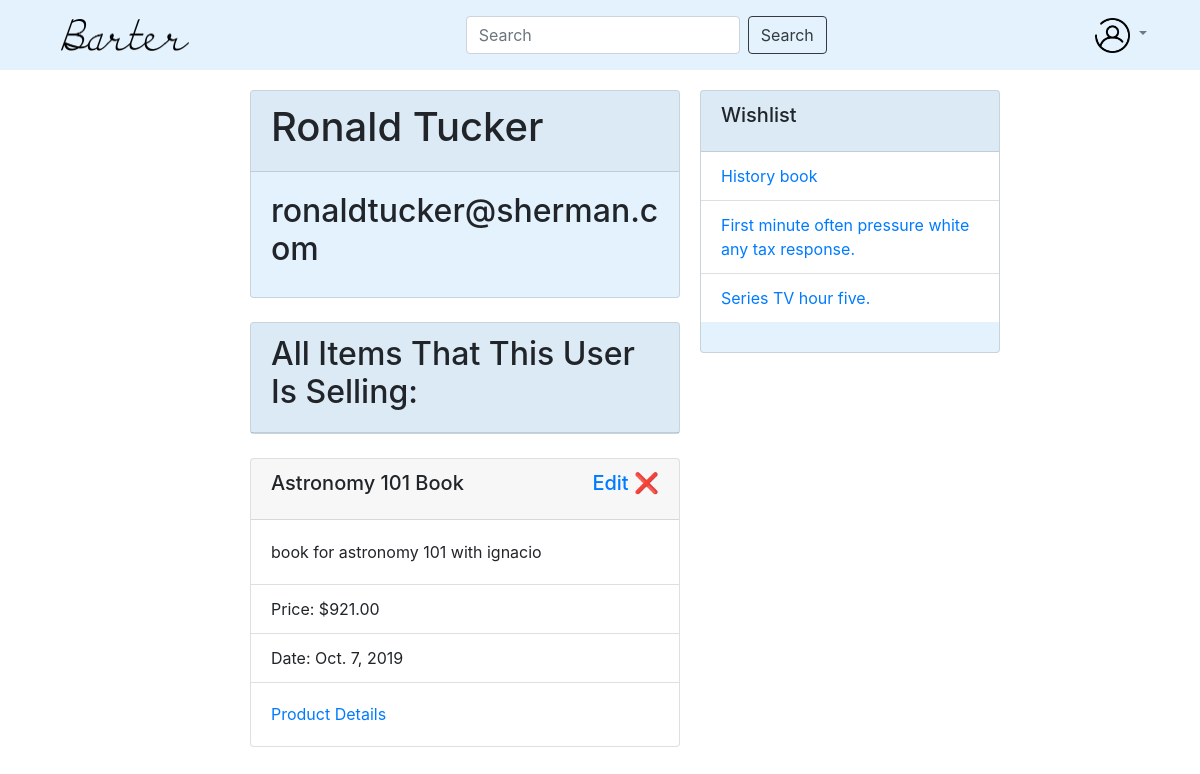
Screenshot of /user/4 (signed in) with the database file from the repository.
### main_app/models.py (models this page shows, shortened)
class Wishlist(models.Model):
	user = models.ForeignKey(User, on_delete=models.CASCADE)
	item = models.ForeignKey(Item, on_delete=models.CASCADE)

class Item(models.Model):
	FN = 'FN'
	BK = 'BK'
	ED = 'ED'
	DG = 'DG'
	AP = 'AP'
	AC = 'AC'
	SH = 'SH'
	ST = 'ST'
	categories = [
		(FN, 'Furniture'),
		(BK, 'Book'),
		(ED, 'Electronic Device'),
		(DG, 'Digital Good'),
		(AP, 'Apparel'),
		(SH, 'Shoes'),
		(AC, 'Accessories'),
		(ST, 'College Supply')
	]
	pid = models.UUIDField(default=uuid.uuid4, editable=False, unique=True)
	category = models.CharField(max_length=2, choices=categories, default=BK)
	title = models.CharField(max_length=128)
	price = models.DecimalField(max_digits=8, decimal_places=2)
	description = models.TextField()
	date_posted = models.DateField()
	user = models.ForeignKey(User, on_delete=models.CASCADE)

### main_app/views.py (the view)
# urls.py: path('user/<id>', views.user_page, name='user_page')
def user_page(request, id):
	check_for_wishlist_update(request)
	context = {}
	check_login(request, context)
	user = User.objects.filter(id=id)
	if user:
		context['specified_user'] = user[0]
		context['specified_user_items'] = Item.objects.filter(user=user[0])
	return render(request, "user_page.html", context)

### main_app/views.py (called while the page is built)
def check_login(request, context):
	if not request.user.is_anonymous:
			context['logged_in'] = True
			context['user'] = request.user
			user = User.objects.filter(username=request.user)[0]
			wishlist = Wishlist.objects.filter(user=user)
			context['wishlist'] = wishlist
			context['wishlist_pids'] = list(map(lambda x : x.item.pid, wishlist))
			context['user_items'] = Item.objects.filter(user=request.user)

def check_for_wishlist_update(request):
	if request.method == "POST":
		if "add_to_wishlist" in request.POST and "pid" in request.POST:
			add_to_wishlist(request.POST["pid"], User.objects.filter(username=request.user)[0])
		elif "remove_from_wishlist" in request.POST and "pid" in request.POST:
			remove_from_wishlist(request.POST["pid"], User.objects.filter(username=request.user)[0])

### templates/user_page.html (shortened to what this page needs)
{% extends "base.html" %}
{% block content %}
    {% if specified_user %}
        <div class="card mt-4" style="width: 100%; background-color:#e3f2fd;">
            <div class="card-header">
                <h1>{{ specified_user.first_name }} {{ specified_user.last_name }}</h1>
            </div>
            <div class="card-body">
                <h2>{{ specified_user.email }}</h2>
            </div>
        </div>
        <div class="card mt-4" style="width: 100%; background-color:#e3f2fd;">
            <div class="card-header">
                <h2>All Items That This User Is Selling:</h2>
            </div>
        </div>
        {% for p in specified_user_items %}
			<div class="card mt-4" style="width: 100%;">
				<div class="card-header">
					<h5 class="card-title">{{ p.title }}
						{% if p in user_items %}
						<div id="edit-buttons">
							<a href="{% url 'update_listing' pid=p.pid %}">Edit</a>
							<a href="{% url 'delete_listing' pid=p.pid %}"
							onclick="return confirm('Are you sure you want to delete this listing? This cannot be undone.')">&#x274C</a>
						</div>
						{% endif %}
					</h5>
				</div>
				<div class="card-body">
					<p class="card-text">{{ p.description }}</p>
				</div>
				<ul class="list-group list-group-flush">
					<li class="list-group-item">Price: ${{ p.price }}</li>
					<li class="list-group-item">Date: {{ p.date_posted }}</li>
				</ul>
				<div class="card-body">
					<a href="{% url 'productpage' pid=p.pid %}"+p.pid class="card-link">Product Details</a>
				</div>
			</div>
		{% endfor %}
    {% else %}
        <h1>User not found</h1>
    {% endif %}
{% endblock %}

### templates/base.html (shortened to what this page needs)
<!DOCTYPE html>
{% load static %}
<html lang="en">
  <head>
    <link rel="stylesheet" href="https://stackpath.bootstrapcdn.com/bootstrap/4.3.1/css/bootstrap.min.css">
    <link rel="stylesheet" href="{% static "main_app/style.css" %}">
  </head>
  <body>
      <nav class="navbar navbar-expand-lg navbar-light fixed-top" style="background-color: #e3f2fd;">
        <div class="container">
          <a class="nav-link" href="/">
            <img src="{% static "barter.png" %}" alt="", width="128" height="32">
          </a>
          <form class="form-inline my-2" method="POST" action="../">
            <input class="form-control mr-xl-2" id="search" name="search_query" type="search" placeholder="Search" aria-label="Search">
            <button class="btn btn-outline-dark my-2 my-sm-0" type="submit">Search</button>
          </form>
          <div id="navbarSupportedContent">
            <ul class="navbar-nav mr-auto">
              <li class="nav-item dropdown">
                <a class="nav-link dropdown-toggle" href="#" id="navbarDropdown" role="button" data-toggle="dropdown" aria-haspopup="true" aria-expanded="false">
                  <img src="{% static "man.png" %}" width="35" height="35" alt="">
                </a>
              </li>
            </ul>
        </div>
      </nav>
    <div id="static_right">
    {% if logged_in %}
      <div class="card mt-4" style="width: 100%; background-color:#e3f2fd;">
        <div class="card-header">
          <h5 class="card-title">Wishlist</h5>
        </div>
        <div id="wishlist-items">
          {% if wishlist|length > 0 %}
            <ul class="list-group list-group-flush">
              {% for item in wishlist %}
                <li class="list-group-item">
                  <a href="{% url 'productpage' pid=item.item.pid %}" class="card-link">{{item.item.title}}</a>
                </li>
              {% endfor %}
            </ul>
          {% else %}
            <ul class="list-group list-group-flush">
              <li class="list-group-item">Your cart is empty!</li>
            </ul>
          {% endif %}
        </div>
      </div>
    {% else %}
      <div class="card mt-4" style="width: 100%; background-color:#e3f2fd;">
        <div class="card-header">
          <h5 class="card-title"><a href="{% url 'login_user' %}">Log-In</a> to see your Wishlist</h5>
        </div>
      </div>
    {% endif %}
    </div>
    <div id="content">
      {% block content %}
      {% endblock %}
    </div>
  </body>
</html>

### static/main_app/style.css (style rules this page uses)
#static_right { width: 300px; height: 500px; background-repeat: repeat-y; overflow: auto; position: sticky; margin-top: 90px; margin-right: 200px; font-size: 16px; float: right; }
#content { height: auto; padding: 20px; margin-left: 230px; margin-right: 500px; padding-bottom: 30px; overflow: auto; margin-top: 70px; }
#wishlist-items { height: 200px; overflow: scroll; }
.mt-4, .my-4 { margin-bottom: 1.5rem!important; margin-top: 0!important; }
#edit-buttons { float: right; }

### rows the page displays
Wishlist: item "History book"
Wishlist: item "First minute often pressure white any tax response."
Wishlist: item "Series TV hour five."
Item: title "Astronomy 101 Book", shows "Edit", description "book for astronomy 101 with ignacio", price "921.00", date_posted "Oct. 7, 2019"

### other values shown
{{ specified_user.first_name }} "Ronald"
{{ specified_user.last_name }} "Tucker"
{{ specified_user.email }} "ronaldtucker@sherman.com"
